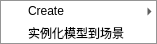
<?xml version="1.0" encoding="UTF-8"?>
<ui version="4.0"><class>SceneProjectActions</class><widget class="QMenu" name="SceneProjectActions">
 <widget class="QMenu" name="createMenu"><property name="title"><string>Create</string></property><addaction name="actionCreateScene"/></widget>
 <action name="actionCreateScene"><property name="text"><string>Scene</string></property></action>
 <action name="actionInstantiateModel"><property name="text"><string>实例化模型到场景</string></property></action>
 <addaction name="createMenu"/><addaction name="actionInstantiateModel"/>
</widget><resources/><connections/></ui>
